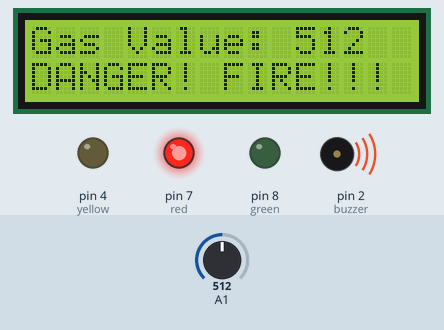
Simulated run of this sketch. Board: Arduino Uno, built with avr-gcc and run on an emulated ATmega328P. Parts: 16×2 character LCD, output pins drawn as LEDs (lit = HIGH), buzzer (waves = sounding, pin HIGH). The inputs (shaded band) are chosen by the test bench; at power-on: A1 = 512. What the sketch prints to the serial monitor is not drawn.

Above: at 2.2 s.
2.3 s: A1 set to 293
At 5.1 s:
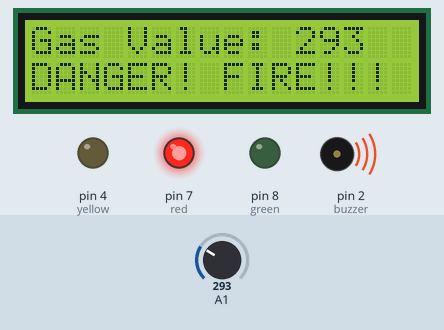
6.2 s: A1 set to 266
At 8.6 s:
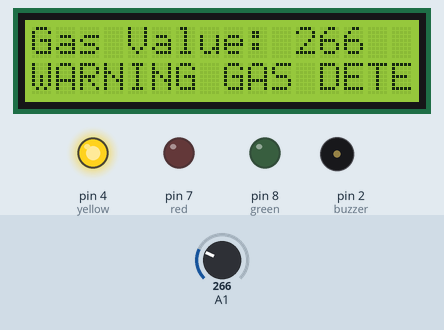
10.1 s: A1 set to 237
At 11.0 s:
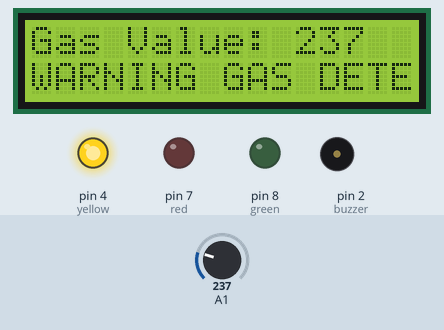
14.0 s: A1 set to 211
At 16.8 s:
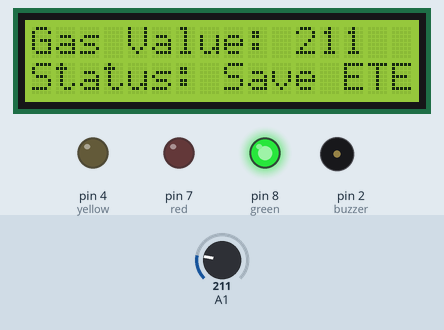
Timing chart, 0 to 18.3 s (numbered marks = the images above; inputs shaded):
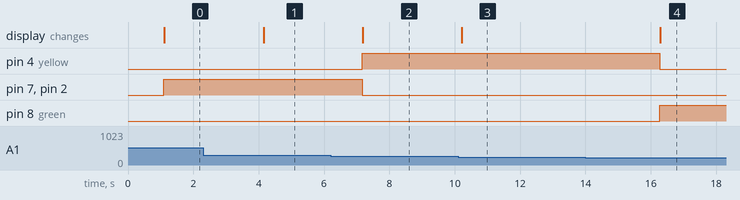

Measured:
- the behaviour switches between 281 and 280 on A1 (found by bisection; images 1 and 2)
- the behaviour switches between 225 and 224 on A1 (found by bisection; images 3 and 4)
- after the input at 2.3 s, the display: changes after 1.8 s (image 1)
- after the input at 6.2 s, pin 4 (yellow): LOW → HIGH after 0.97 s; pin 7 (red), pin 2 (buzzer): HIGH → LOW after 0.97 s; the display: changes after 0.98 s (image 2)
- after the input at 10.1 s, the display: changes after 0.12 s (image 3)
- after the input at 14.0 s, pin 4 (yellow): HIGH → LOW after 2.3 s; pin 8 (green): LOW → HIGH after 2.3 s; the display: changes after 2.3 s (image 4)

The sketch:

GasProjectCode.ino
```cpp
// C++ code

#include <Adafruit_LiquidCrystal.h>
Adafruit_LiquidCrystal lcd(0); //

void setup()
{
  pinMode(7, OUTPUT);// red > danger
  pinMode(4, OUTPUT);// yellow
  pinMode(8, OUTPUT);// green > save
  pinMode(2, OUTPUT);// buzzer > danger
  Serial.begin(9600);

   lcd.begin(16,2);
  lcd.setBacklight(1); // تشغيل الإضاءة الخلفية
  lcd.print("System Ready");
  delay(1000);
  lcd.clear();

}

void loop()
{
  int x;
  x = analogRead(A1);// read gas sens
  Serial.print("Gas value is: ");
  Serial.print(x);

  lcd.setCursor(0, 0);
  lcd.print("Gas Value: ");
  lcd.print(x);
 lcd.print("   ");
   lcd.setCursor(0, 1);


  if  (x<225)
  {
  digitalWrite(8, HIGH);
  digitalWrite(4, LOW);
  digitalWrite(7, LOW);
  digitalWrite(2, LOW);
  Serial.println(" - statue: Save");
   lcd.print("Status: Save ");
  }
   else if (x<=280) {
  digitalWrite(4, HIGH);
  digitalWrite(8, LOW);
  digitalWrite(7, LOW);
  digitalWrite(2, LOW);
  Serial.println(" - statue: WARNING! GAS DETECTED");
     lcd.print("WARNING GAS DETECT ");
  }
  else
  {
  digitalWrite(7, HIGH);
  digitalWrite(2, HIGH);
  digitalWrite(4, LOW);
  digitalWrite(8, LOW);
  Serial.println(" - statue: DANGER! HIGH TEMP FIRE RISK!!! ");
    lcd.print("DANGER! FIRE!!!   ");
  }
  delay(3000);

}
```
